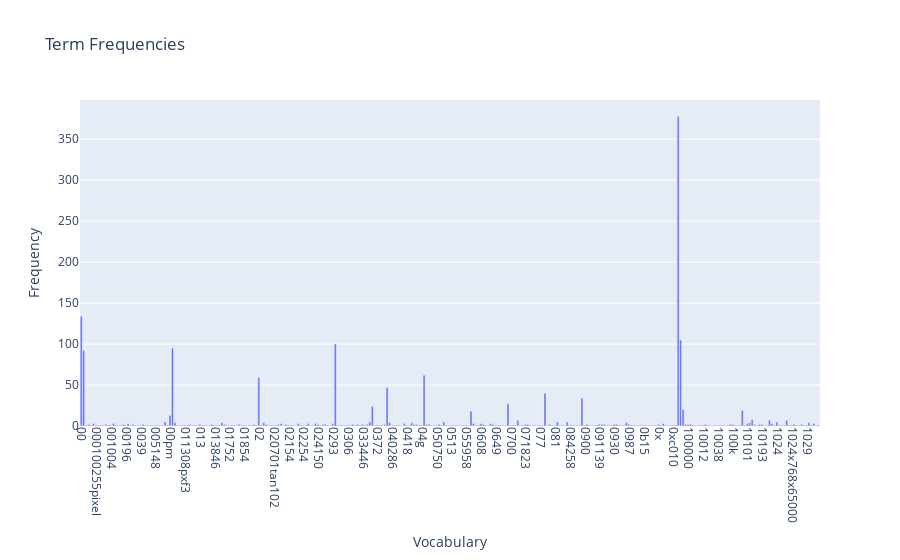

Notebook cell for this chart:
### Markdown cell above
### >>> **Exercise 12 (take home):**
If you want a nicer interactive visualization here, I would encourage you try to install and use plotly to achieve this.

### Code cell
# Answer here
import plotly.express as px

data = {'Vocabulary': count_vect.get_feature_names_out()[:300], 'Frequency': term_frequencies[:300]}
df = pd.DataFrame(data)

fig = px.bar(df, x='Vocabulary', y='Frequency', title='Term Frequencies')
fig.update_layout(xaxis_tickangle=90)  # Rotates the x-axis labels
fig.show()

### Figure 1 — Plotly figure (JSON) as saved in the notebook; plotly's stock layout.template omitted (floating-point values rounded to 4 significant figures; data arrays with more than 128 entries replaced by an {"elided": "..."} marker saying what was removed)
{"data": [{"hovertemplate": "Vocabulary=%{x}<br>Frequency=%{y}<extra></extra>", "legendgroup": "", "marker": {"color": "#636efa", "pattern": {"shape": ""}}, "name": "", "orientation": "v", "showlegend": false, "textposition": "auto", "type": "bar", "x": {"elided": "300 str values"}, "xaxis": "x", "y": {"elided": "300 int values"}, "yaxis": "y"}], "layout": {"barmode": "relative", "legend": {"tracegroupgap": 0}, "title": {"text": "Term Frequencies"}, "xaxis": {"anchor": "y", "domain": [0, 1], "tickangle": 90, "title": {"text": "Vocabulary"}}, "yaxis": {"anchor": "x", "domain": [0, 1], "title": {"text": "Frequency"}}}}
